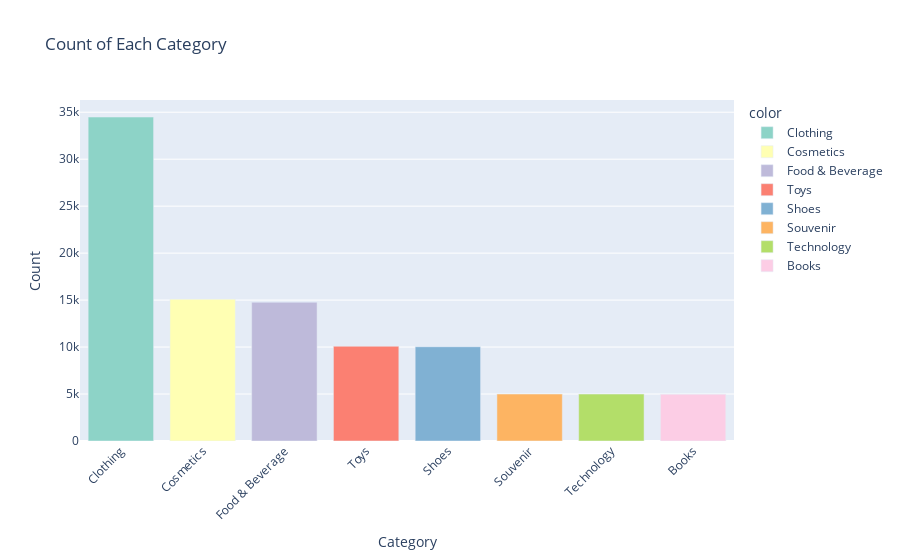

The notebook cell saved with this chart:
### Code cell
# another plot using plotly just for practice
px.bar(x=category_count.index, y=category_count.values,
             labels={'x': 'Category', 'y': 'Count'},
             title='Count of Each Category',
             color=category_count.index,
             color_discrete_sequence=px.colors.qualitative.Set3).update_layout(xaxis_tickangle=-45)

### Figure 1 — Plotly figure (JSON) as saved in the notebook; plotly's stock layout.template omitted (floating-point values rounded to 4 significant figures)
{"data": [{"alignmentgroup": "True", "hovertemplate": "color=Clothing<br>Category=%{x}<br>Count=%{y}<extra></extra>", "legendgroup": "Clothing", "marker": {"color": "rgb(141,211,199)", "pattern": {"shape": ""}}, "name": "Clothing", "offsetgroup": "Clothing", "orientation": "v", "showlegend": true, "textposition": "auto", "type": "bar", "x": ["Clothing"], "xaxis": "x", "y": [34487], "yaxis": "y"}, {"alignmentgroup": "True", "hovertemplate": "color=Cosmetics<br>Category=%{x}<br>Count=%{y}<extra></extra>", "legendgroup": "Cosmetics", "marker": {"color": "rgb(255,255,179)", "pattern": {"shape": ""}}, "name": "Cosmetics", "offsetgroup": "Cosmetics", "orientation": "v", "showlegend": true, "textposition": "auto", "type": "bar", "x": ["Cosmetics"], "xaxis": "x", "y": [15097], "yaxis": "y"}, {"alignmentgroup": "True", "hovertemplate": "color=Food & Beverage<br>Category=%{x}<br>Count=%{y}<extra></extra>", "legendgroup": "Food & Beverage", "marker": {"color": "rgb(190,186,218)", "pattern": {"shape": ""}}, "name": "Food & Beverage", "offsetgroup": "Food & Beverage", "orientation": "v", "showlegend": true, "textposition": "auto", "type": "bar", "x": ["Food & Beverage"], "xaxis": "x", "y": [14776], "yaxis": "y"}, {"alignmentgroup": "True", "hovertemplate": "color=Toys<br>Category=%{x}<br>Count=%{y}<extra></extra>", "legendgroup": "Toys", "marker": {"color": "rgb(251,128,114)", "pattern": {"shape": ""}}, "name": "Toys", "offsetgroup": "Toys", "orientation": "v", "showlegend": true, "textposition": "auto", "type": "bar", "x": ["Toys"], "xaxis": "x", "y": [10087], "yaxis": "y"}, {"alignmentgroup": "True", "hovertemplate": "color=Shoes<br>Category=%{x}<br>Count=%{y}<extra></extra>", "legendgroup": "Shoes", "marker": {"color": "rgb(128,177,211)", "pattern": {"shape": ""}}, "name": "Shoes", "offsetgroup": "Shoes", "orientation": "v", "showlegend": true, "textposition": "auto", "type": "bar", "x": ["Shoes"], "xaxis": "x", "y": [10034], "yaxis": "y"}, {"alignmentgroup": "True", "hovertemplate": "color=Souvenir<br>Category=%{x}<br>Count=%{y}<extra></extra>", "legendgroup": "Souvenir", "marker": {"color": "rgb(253,180,98)", "pattern": {"shape": ""}}, "name": "Souvenir", "offsetgroup": "Souvenir", "orientation": "v", "showlegend": true, "textposition": "auto", "type": "bar", "x": ["Souvenir"], "xaxis": "x", "y": [4999], "yaxis": "y"}, {"alignmentgroup": "True", "hovertemplate": "color=Technology<br>Category=%{x}<br>Count=%{y}<extra></extra>", "legendgroup": "Technology", "marker": {"color": "rgb(179,222,105)", "pattern": {"shape": ""}}, "name": "Technology", "offsetgroup": "Technology", "orientation": "v", "showlegend": true, "textposition": "auto", "type": "bar", "x": ["Technology"], "xaxis": "x", "y": [4996], "yaxis": "y"}, {"alignmentgroup": "True", "hovertemplate": "color=Books<br>Category=%{x}<br>Count=%{y}<extra></extra>", "legendgroup": "Books", "marker": {"color": "rgb(252,205,229)", "pattern": {"shape": ""}}, "name": "Books", "offsetgroup": "Books", "orientation": "v", "showlegend": true, "textposition": "auto", "type": "bar", "x": ["Books"], "xaxis": "x", "y": [4981], "yaxis": "y"}], "layout": {"barmode": "relative", "legend": {"title": {"text": "color"}, "tracegroupgap": 0}, "title": {"text": "Count of Each Category"}, "xaxis": {"anchor": "y", "domain": [0, 1], "tickangle": -45, "title": {"text": "Category"}}, "yaxis": {"anchor": "x", "domain": [0, 1], "title": {"text": "Count"}}}}
